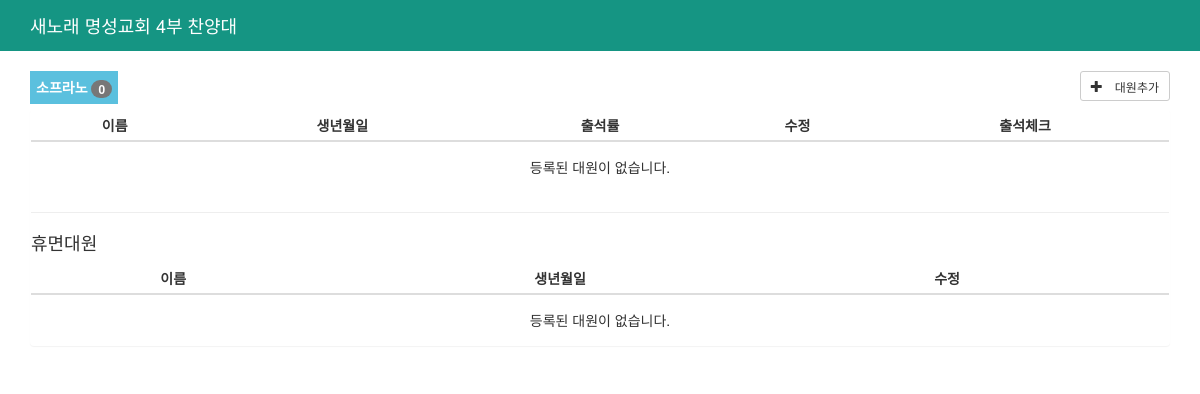
The page /attendance/choir_list/1/S on the database as committed earlier.
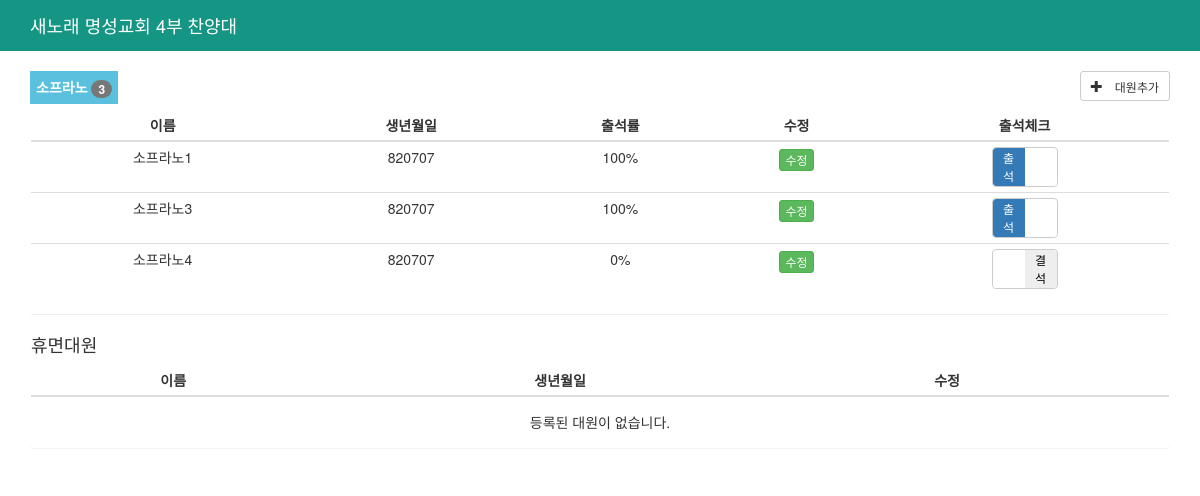
The same page on the database as committed later.
### attendance/models.py (models this page shows)
class Attendance(models.Model):
    person = models.ForeignKey(Person)
    practice = models.ForeignKey(Practice)
    is_join = models.BooleanField(default=False)

class Person(models.Model):
    PART_CHOICES = (
        ('S', '소프라노'),
        ('A', '알토'),
        ('T', '테너'),
        ('B', '베이스'),
    )
    name = models.CharField(max_length=20)
    phone = models.CharField(max_length=20)
    birth = models.CharField(max_length=10)
    birth_monthday = models.CharField(max_length=4, default='')
    part = models.CharField(max_length=1, choices=PART_CHOICES)
    is_active = models.BooleanField(default=True)
    create_dt = models.DateTimeField(default=timezone.now)

### attendance/views.py (the view)
# urls.py: url(r'^choir_list/(?P<practice_id>\d+)/(?P<part>\w+)$', views.ChoirListView.as_view(), name='choir_list'),
class ChoirListView(View):
    def get(self, request, practice_id, part):
        year = str(datetime.now().year)
        person_list = Attendance.objects.select_related('person', 'practice').filter(
            practice__id=practice_id, person__part=part, person__is_active=True
        ).order_by('person__name')
        inactive_person_list = Attendance.objects.select_related('person', 'practice').filter(
            practice__id=practice_id, person__part=part, person__is_active=False
        ).order_by('person__name')
        attendance_info_list = Attendance.objects.select_related('person', 'practice').values('person').filter(
            person__part=part, practice__practice_dt__istartswith=year
        ).annotate(
            join_count=Count(Case(When(is_join=True, then=1))),
            absent_count=Count(Case(When(is_join=False, then=1))),
        )
        attendance_map = {}
        for attendance_info in attendance_info_list:
            key = 'P{}'.format(attendance_info['person'])
            practice_count = attendance_info['join_count'] + attendance_info['absent_count']
            value = round(attendance_info['join_count'] * 100 / practice_count)
            attendance_map[key] = value
        for person in person_list:
            key = 'P{}'.format(person.person_id)
            setattr(person, 'join_rate', attendance_map[key])
        if part == 'S':
            part_string = '소프라노'
            label_color = 'label-info'
        elif part == 'A':
            part_string = '알토'
            label_color = 'label-warning'
        elif part == 'T':
            part_string = '테너'
            label_color = 'label-success'
        elif part == 'B':
            part_string = '베이스'
            label_color = 'label-primary'
        else:
            pass
        context = {
            'part': part,
            'part_string': part_string,
            'label_color': label_color,
            'person_list': person_list,
            'inactive_person_list': inactive_person_list,
        }
        return TemplateResponse(request, 'attendance/choir_list.html', context)

### attendance/templates/attendance/choir_list.html (shortened to what this page needs)
{% extends "common/base.html" %}
{% load staticfiles %}
{% block css %}
    <link rel="stylesheet" type="text/css" href="{% static 'lib/bootswitch/css/bootstrap3/bootstrap-switch.min.css' %}" />
{% endblock %}
{% block content %}
<div class="col-xs-12">
    <label class="{{ label_color }}">{{ part_string }} <span class="badge">{{ person_list|length }}</span></label>
    <div class="pull-right">
        <a href="{% url 'attendance:add_person' %}?part={{ part }}" class="btn btn-default btn-sm"><span class="glyphicon glyphicon-plus"> 대원추가</span>
        </a>
    </div>
    <div class="panel clear">
        <table class="table table-condensed">
            <thead>
            <th>이름</th>
            <th>생년월일</th>
            <th>출석률</th>
            <th>수정</th>
            <th>출석체크</th>
            </thead>
            <tbody>
                {% for item in person_list %}
                    <tr>
                        <td>{{ item.person.name }}</td>
                        <td>{{ item.person.birth }}</td>
                        <td>{{ item.join_rate }}%</td>
                        <td><a href="{% url 'attendance:edit_person' item.person.id %}" class="btn btn-success btn-xs">수정</a></td>
                        <td>
                        </td>
                    </tr>
                {% empty %}
                <tr>
                    <td colspan="5" class="text-center">
                        <p>등록된 대원이 없습니다.</p>
                    </td>
                </tr>
                {% endfor %}
            </tbody>
        </table>
        <hr/>
        <h4>휴면대원</h4>
        <table class="table table-condensed">
            <thead>
            <th>이름</th>
            <th>생년월일</th>
            <th>수정</th>
            <th></th>
            </thead>
            <tbody>
            {% for item in inactive_person_list %}
                <tr>
                    <td>{{ item.person.name }}</td>
                    <td>{{ item.person.birth }}</td>
                    <td><a href="{% url 'attendance:edit_person' item.person.id %}" class="btn btn-success btn-xs">수정</a></td>
                    <td>
                        <button class="btn btn-xs btn-warning" onclick="make_active_member({{ item.person.id }});">휴면해제</button>
                    </td>
                </tr>
            {% empty %}
                <tr>
                    <td colspan="5" class="text-center">
                        <p>등록된 대원이 없습니다.</p>
                    </td>
                </tr>
            {% endfor %}
            </tbody>
        </table>
    </div>
</div>
{% endblock %}

### templates/common/base.html (shortened to what this page needs)
<!DOCTYPE html>
<html>
{% load staticfiles %}
<head>
    <link rel="stylesheet" href="https://maxcdn.bootstrapcdn.com/bootstrap/3.3.5/css/bootstrap.min.css" />
    <link rel="stylesheet" href="http:////cdn.datatables.net/1.10.11/css/jquery.dataTables.min.css" />
    {% block css %}{% endblock %}
</head>
<body>
    <div class="navbar navbar-static-top">
		<div class="container">
			<div class="navbar-header">
				<a class="navbar-brand" href="/">새노래 명성교회 4부 찬양대</a>
			</div>
		</div>
    </div>
    <div class="container-fluid">
        {% block content %}{% endblock %}
    </div>
</body>
</html>

### attendance/templates/attendance/choir_list.html (style rules this page uses)
label { color:#fff; padding:6px; }
.clear { clear:both; }
table th, td { text-align: center; }

### templates/common/base.html (style rules this page uses)
.navbar { background-color: #159583; border-color: #159583; }
.navbar a { color: #fff; }

Rows that differ between the two databases and show on the page:
added Attendance: person.name "소프라노1", person.birth "820707", join_rate "100"
added Attendance: person.name "소프라노3", person.birth "820707", join_rate "100"
added Attendance: person.name "소프라노4", person.birth "820707", join_rate "0"
Other text that changed with them:
{{ person_list|length }}: "0" → "3"
text no longer shown: "등록된 대원이 없습니다."
